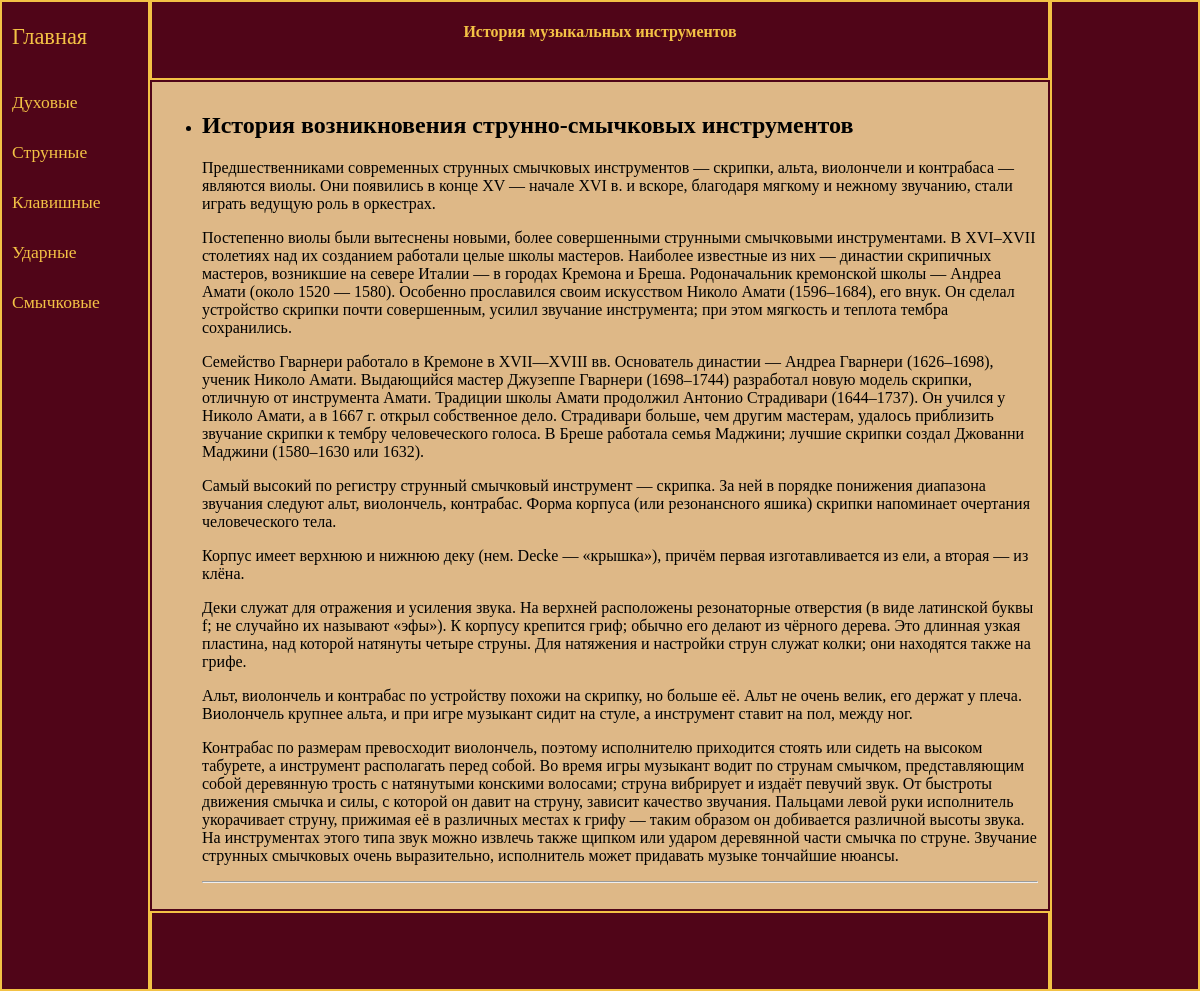
The app's page /mainpage/bowed/ with its own data.
### mainapp/models.py (models this page shows, shortened)
class Musinst(models.Model):
    title1 = models.CharField(max_length=100)
    text1 = models.TextField()
    time_create1 = models.DateTimeField(auto_now_add=True)
    time_update1 = models.DateTimeField(auto_now=True)
    is_published1 = models.BooleanField(default=True)

### mainapp/views.py (the view)
# urls.py: path('bowed/', bowed, name='bowed'),
def bowed(request):
    mus_tab = Musinst.objects.filter(pk=3)
    return render(request, 'mainapp/bowed.html', {'mus_tab': mus_tab, 'title': title[5]})

### mainapp/templates/mainapp/bowed.html
{% extends 'mainapp/index.html' %}
{% block content %}
<ul>
    {% for m in mus_tab %}
    <li>
        <h2>{{ m.title1 }}</h2>
        <p>{{ m.text1|linebreaks }}</p>
        <hr>
    </li>
    {% endfor %}
</ul>
{% endblock  %}

### mainapp/static/mainapp/css/styles.css (style rules this page uses)
.sitePage { display: grid; margin: 0 auto; grid-template-areas: 'left head right' 'left content right' 'left foot right'; grid-template-columns: 150px 1fr 150px; grid-template-rows: 80px 1fr 80px; background: burlywood; }

### records on screen
Musinst: title1 "История возникновения струнно-смычковых инструментов", text1 "Предшественниками современных струнных смычковых инструментов — скрипки, альта, виолончели и контрабаса — являются виолы. Они появились в конце XV — начале XVI в. и вскоре, благодаря мягкому и нежному звучанию, стали играть ведущую роль в оркестрах. Постепенно виолы были вытеснены новыми, более совершенными струнными смычковыми инструментами. В XVI–XVII столетиях над их созданием работали целые школы мастеров. Наиболее известные из них — династии скрипичных мастеров, возникшие на севере Италии — в городах Кремона и Бреша. Родоначальник кремонской школы — Андреа Амати (около 1520 — 1580). Особенно прославился своим искусством Николо Амати (1596–1684), его внук. Он сделал устройство скрипки…"
